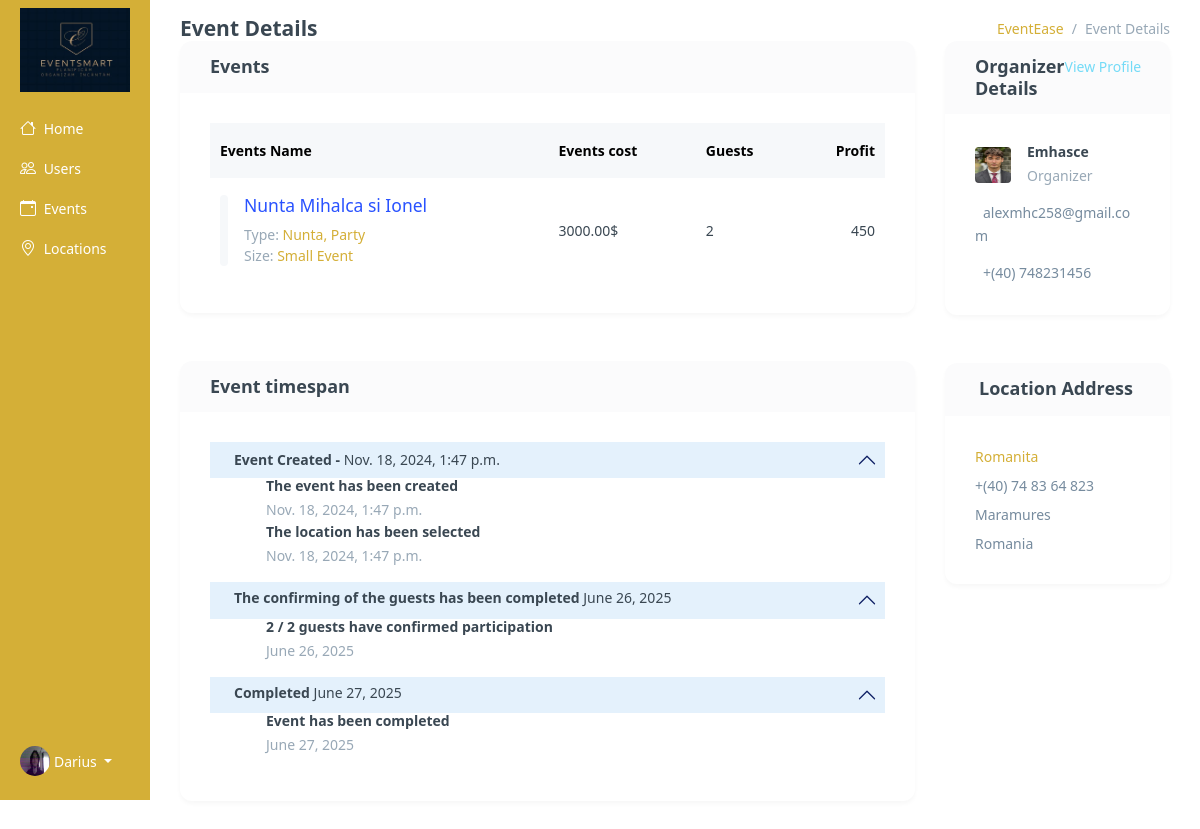
The app's page /admin-view-event/2/ (signed in), older data.
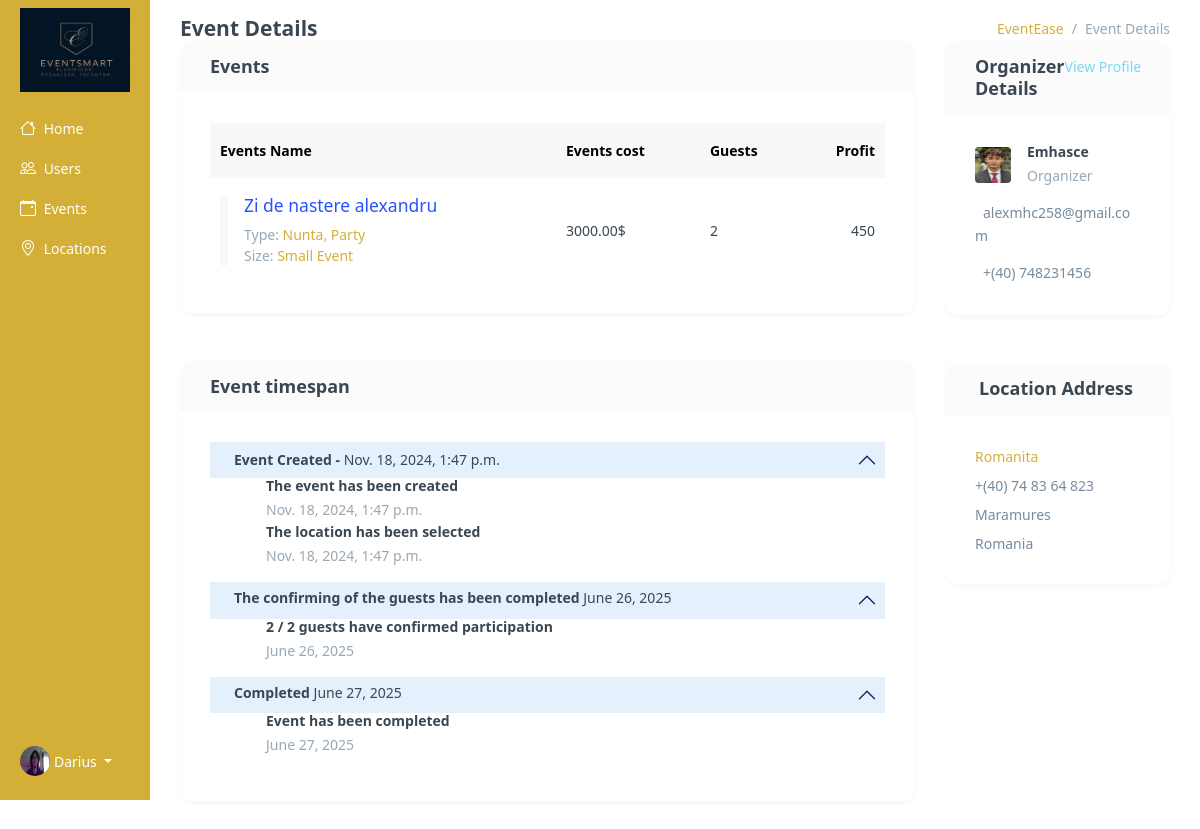
The same page, newer data.
### base/models.py (models this page shows, shortened)
class Event(models.Model):
    location = models.ForeignKey(Location, on_delete=models.SET_NULL, null=True, blank=True)
    event_name = models.CharField(max_length=100)
    event_date = models.DateField()
    event_time = models.TimeField()
    event_description = models.TextField(null=True, blank=True)
    created_at = models.DateTimeField(auto_now_add=True)
    guests = models.ManyToManyField(Guests, related_name='events', blank=True)
    completed = models.BooleanField(default=False)
    types = models.ManyToManyField(Type, blank=True)
    cost = models.DecimalField(max_digits=10, decimal_places=2, default=3000)
    updated_at = models.DateTimeField(auto_now=True)
    is_canceled = models.BooleanField(default=False)
    organized_by = models.ForeignKey(
        User,
        on_delete=models.CASCADE,
        related_name="organized_events",
        blank=True,
        null=True
    )

class Type(models.Model):
    name = models.CharField(max_length=100)
    def __str__(self):
        return self.name

class Profile(models.Model):
    user = models.ForeignKey(User, on_delete=models.CASCADE, null=True, blank=True)
    username = models.CharField(max_length=150, unique=True)
    password = models.CharField(max_length=128)
    email = models.EmailField()
    description = models.TextField(null=True, blank=True)
    photo = models.ImageField(upload_to='profile_photos/', null=True, blank=True, default="poze_invitati/male.png")
    cv_file = models.FileField(upload_to='cv_folder', null=True, blank=True)
    approved = models.BooleanField(default=False)
    number = models.CharField(max_length=15,default="+(40) 748364823")
    age = models.IntegerField(default=20)
    first_name = models.CharField(null=True, blank=True,max_length=15)
    last_name = models.CharField(null=True, blank=True,max_length=15)
    location = models.CharField(null=True, blank=True,max_length=60)
    street = models.CharField(null=True, blank=True,max_length=100)
    zip_code = models.CharField(null=True, blank=True,max_length=10)
    facebook = models.CharField(null=True, blank=True,max_length=100)
    instagram = models.CharField(null=True, blank=True,max_length=100)
    work_link = models.CharField(null=True, blank=True,max_length=100)
    google_link = models.CharField(null=True, blank=True,max_length=100)
    country = models.CharField(null=True, blank=True,max_length=100)
    created_at = models.DateTimeField(auto_now_add=True)
    welcome_email_sent = models.BooleanField(default=False)
    USER_TYPE_CHOICES = (
        ('admin', 'Admin'),
        ('organizer', 'Organizer'),
        ('guest', 'Guest'),
        ('staff', 'Staff')
    )
    user_type = models.CharField(
        max_length=20,
        choices=USER_TYPE_CHOICES,
        default='guest'
    )

### base/views.py (the view)
@login_required(login_url='login')
def admin_view_events(request, pk):
    if not request.user.is_superuser:
        return HttpResponseForbidden("You do not have permission to access this page.")
    event = Event.objects.get(id=pk)
    guests_count = event.guests.count()
    accepted = RSVP.objects.filter(event=event, response="Accepted").count()
    location = Location.objects.get(event=event)
    next_day = event.event_date + timedelta(days=1)
    now = datetime.now()
    today = now.date()
    is_today = today >= (event.event_date - timedelta(days=1))
    context = {
        'is_today':is_today,
        'accepted': accepted,
        'next_day':next_day,
        'location':location,
        'event':event,
        'guests_count':guests_count
    }
    return render(request, 'base/admin-view-event.html', context)

### base/context_processors.py (called while the page is built)
def media_url(request):
    return {
        'MEDIA_URL': settings.MEDIA_URL
    }

### base/templates/base/admin-view-event.html (shortened to what the changed rows need)
{% extends 'main.html' %}
{% block content %}
<div class="container-fluid">
    <div class="row flex-nowrap">
        <div class="col py-3 events view">
            <div class="container-fluid">
                <div class="row">
                    <div class="col-xl-9">
                        <div class="card mb-5">
                            <div class="card-body">
                                <div class="table-responsive table-card">
                                    <table class="table table-nowrap align-middle table-borderless mb-0">
                                        <thead class="table-light text-muted">
                                            <tr>
                                                <th scope="col">Events Name</th>
                                                <th scope="col">Events cost</th>
                                                <th scope="col">Guests</th>
                                                <th scope="col" class="text-end">Profit</th>
                                            </tr>
                                        </thead>
                                        <tbody>
                                            <tr>
                                                <td>
                                                    <div class="d-flex">
                                                        <div class="flex-grow-1 ms-3">
                                                            <h5 class="fs-15"><a href="#" class="link-primary" style="color:#D4AF37;"> {{ event.event_name }} </a></h5>
                                                            <p class="text-muted mb-0">Type: <span class="fw-medium"> {{ event.types.all|join:", " }} </span></p>
                                                        </div>
                                                    </div>
                                                </td>
                                                <td> {{ event.cost }}$ </td>
                                                <td>{{ guests_count }}</td>
                                                <td class="fw-medium text-end">
                                                    {% widthratio event.cost 100 15 %}
                                                </td>
                                            </tr>
                                        </tbody>
                                    </table>
                                </div>
                            </div>
                        </div>
                        <div class="card">
                            <div class="card-body">
                                <div class="profile-timeline">
                                    <div class="accordion accordion-flush" id="accordionFlushExample">
                                        <div class="accordion-item border-0">
                                            <div class="accordion-header" id="headingOne">
                                                <a class="accordion-button p-2 shadow-none" data-bs-toggle="collapse" href="#collapseOne" aria-expanded="true" aria-controls="collapseOne">
                                                    <div class="d-flex align-items-center">
                                                        <div class="flex-grow-1 ms-3">
                                                            <h6 class="fs-15 mb-0 fw-semibold">Event Created - <span class="fw-normal"> {{ event.created_at }} </span></h6>
                                                        </div>
                                                    </div>
                                                </a>
                                            </div>
                                            <div id="collapseOne" class="accordion-collapse collapse show" aria-labelledby="headingOne" data-bs-parent="#accordionExample">
                                                <div class="accordion-body ms-2 ps-5 pt-0">
                                                    <h6 class="mb-1">The event has been created</h6>
                                                    <p class="text-muted">{{ event.created_at }}</p>
                                                    <h6 class="mb-1">The location has been selected</h6>
                                                    <p class="text-muted mb-0">{{ event.created_at }}</p>
                                                </div>
                                            </div>
                                        </div>
                                        {% if is_today %}
                                        <div class="accordion-item border-0">
                                            <div class="accordion-header" id="headingTwo">
                                                <a class="accordion-button p-2 shadow-none" data-bs-toggle="collapse" href="#collapseTwo" aria-expanded="false" aria-controls="collapseTwo">
                                                    <div class="d-flex align-items-center">
                                                        <div class="flex-grow-1 ms-3">
                                                            <h6 class="fs-15 mb-1 fw-semibold">The confirming of the guests has been completed <span class="fw-normal">{{ event.event_date }}</span></h6>
                                                        </div>
                                                    </div>
                                                </a>
                                            </div>
                                            <div id="collapseTwo" class="accordion-collapse collapse show" aria-labelledby="headingTwo" data-bs-parent="#accordionExample">
                                                <div class="accordion-body ms-2 ps-5 pt-0">
                                                    <h6 class="mb-1">{{accepted}} / {{ guests_count }} guests have confirmed participation</h6>
                                                    <p class="text-muted mb-0">{{ event.event_date }}</p>
                                                </div>
                                            </div>
                                        </div>
                                        {% endif %}
                                    </div>
                                </div>
                            </div>
                        </div>
                    </div>
                    <div class="col-xl-3">
                        <div class="card mb-5">
                            <div class="card-body">
                                <ul class="list-unstyled mb-0 vstack gap-3">
                                    <li>
                                        <div class="d-flex align-items-center">
                                            <div class="flex-shrink-0">
                                                <img style="width:3vw; height:3vw;" src="{{ event.organized_by.profile_set.first.photo.url }}" alt="" class="avatar-sm rounded material-shadow">
                                            </div>
                                            <div class="flex-grow-1 ms-3">
                                                <h6 class="fs-14 mb-1"> {{ event.organized_by }} </h6>
                                                <p class="text-muted mb-0">Organizer</p>
                                            </div>
                                        </div>
                                    </li>
                                    <li> {{ event.organized_by.profile_set.first.email }} </li>
                                    <li> {{ event.organized_by.profile_set.first.number }} </li>
                                </ul>
                            </div>
                        </div>
                    </div>
                </div>
            </div>
        </div>
    </div>
</div>
{% endblock content %}

Row changes from the older to the newer data that the page shows:
changed Event "Nunta, Party": event_name "Nunta Mihalca si Ionel" → "Zi de nastere alexandru"
